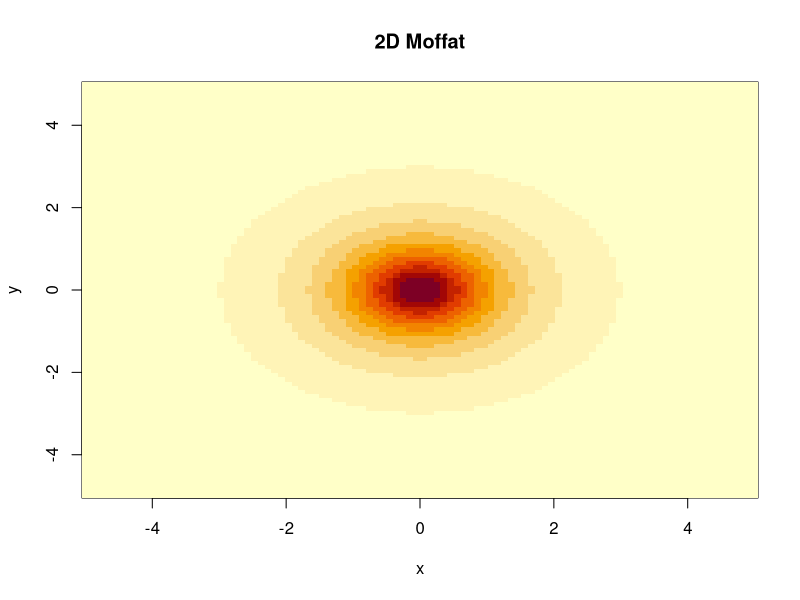
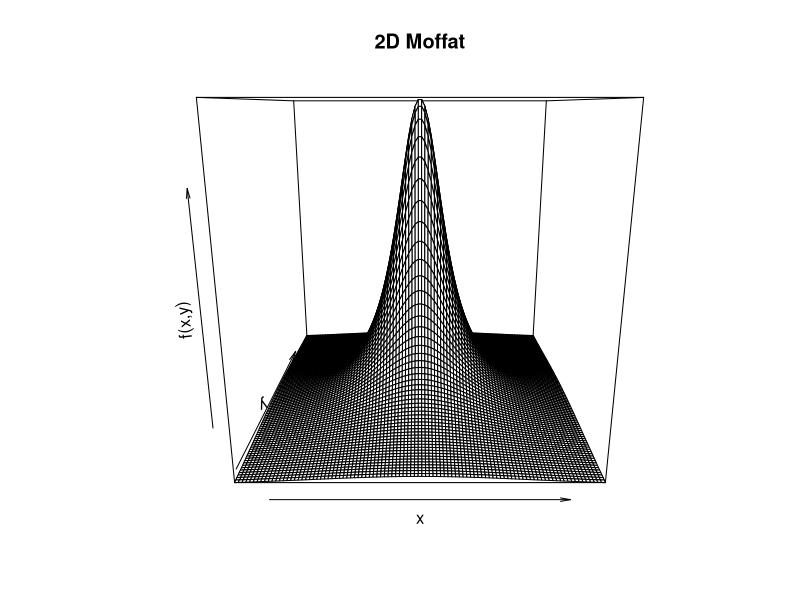
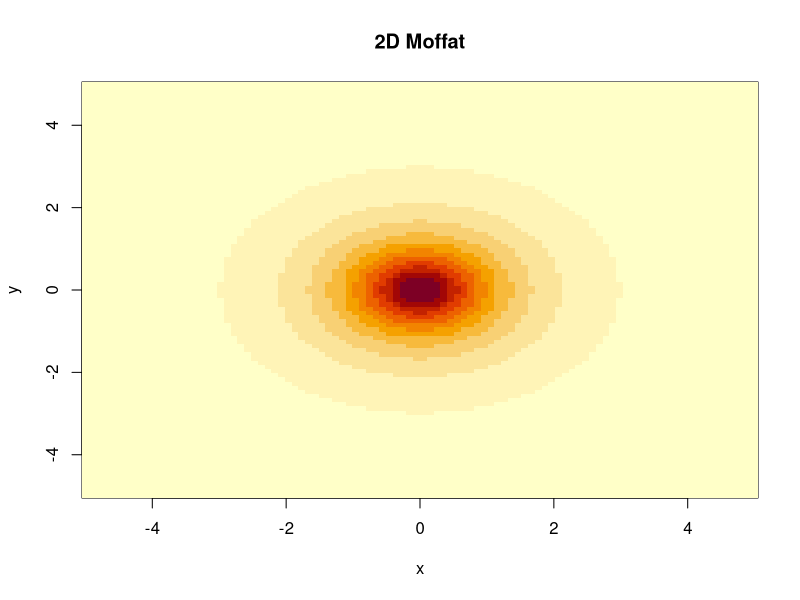
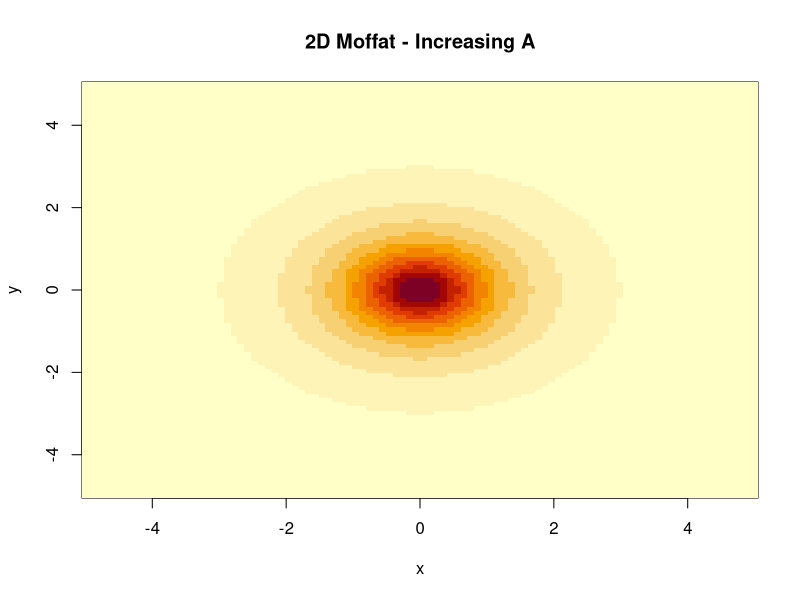
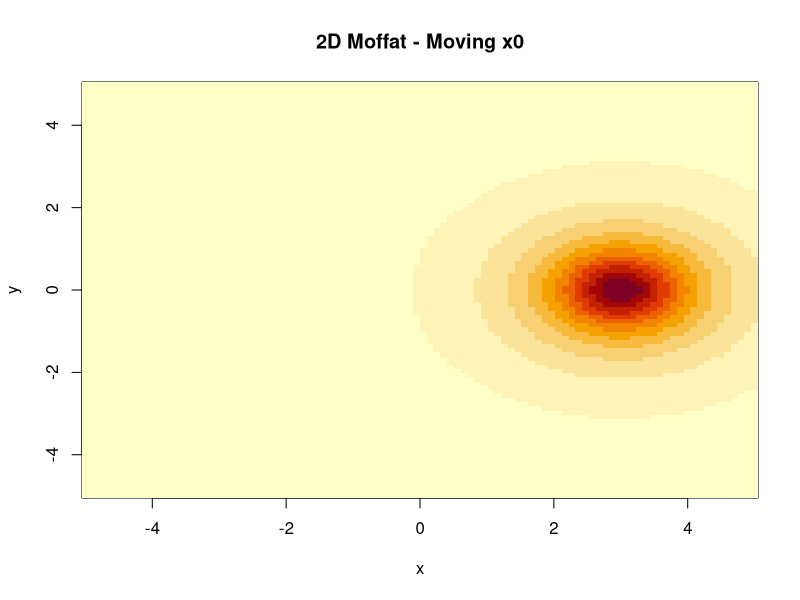
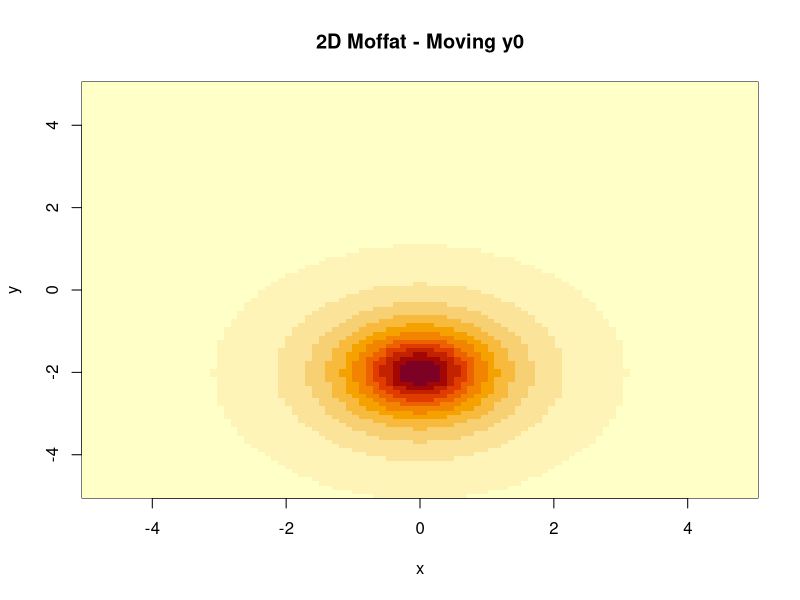
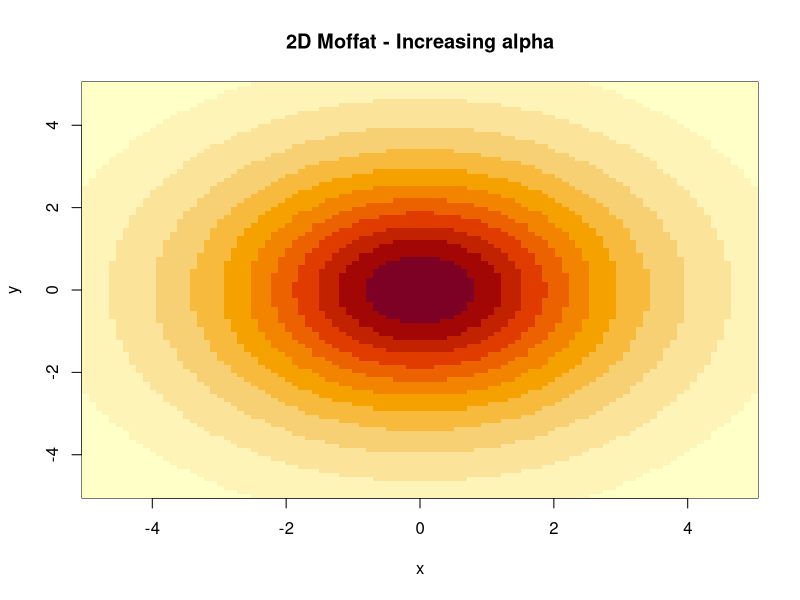
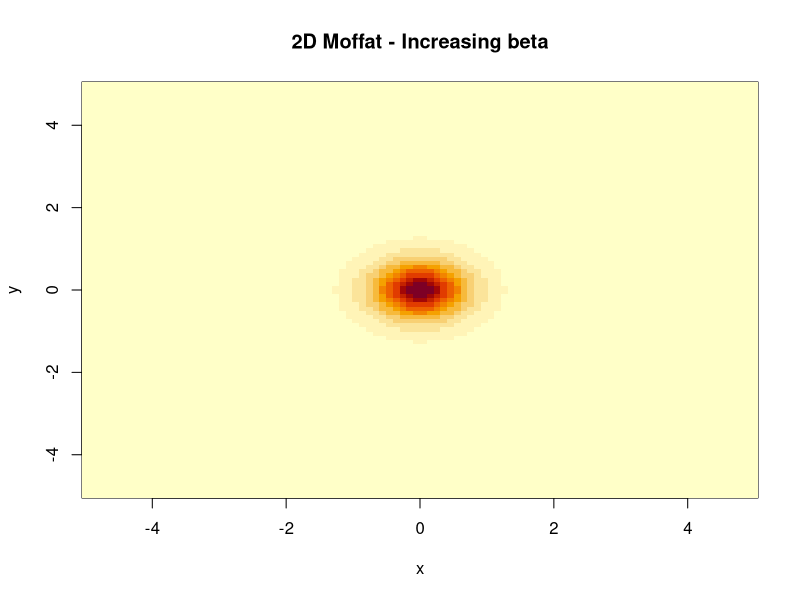

Recreate these plots in R, in order. (Note: this script raises an error after producing the figures.)
## ---- chunk 1
knitr::opts_chunk$set(echo = TRUE)
## ---- chunk 2
Moffat2D <- function(grid, parameters){
  x <- grid[[1]]
  y <- grid[[2]]
  
  amplitude <- parameters[[1]]
  x0 <- parameters[[2]]
  y0 <- parameters[[3]]
  alpha <- parameters[[4]]
  beta <- parameters[[5]]
  
  amplitude*(1+((x - x0)^2 + (y - y0)^2)/alpha^2)^(-beta)
}

#grid of variables
xRange <- seq(-5, 5, length = 100)
yRange <- seq(-5, 5, length = 100)
grid <- expand.grid(x = xRange, y = yRange)

#Dummy parameters
dummyParams <- c(amplitude = 1, x0 = 0, y0 = 0, alpha = 1, beta = 1)

z <- Moffat2D(grid, dummyParams)
zMatrix <- matrix(z, nrow = length(xRange), ncol = length(yRange))

image(xRange, yRange, zMatrix, xlab = "x", ylab = "y", main = "2D Moffat")
persp(xRange, yRange, zMatrix, xlab = "x", ylab = "y", zlab = "f(x,y)", main = "2D Moffat")
## ---- chunk 3
#baseline of 1,0,0,1,1
dummyParams <- c(amplitude = 1, x0 = 0, y0 = 0, alpha = 1, beta = 1)
dummyParams1 <- c(amplitude = 4, x0 = 0, y0 = 0, alpha = 1, beta = 1)
dummyParams2 <- c(amplitude = 1, x0 = 3, y0 = 0, alpha = 1, beta = 1)
dummyParams3 <- c(amplitude = 1, x0 = 0, y0 = -2, alpha = 1, beta = 1)
dummyParams4 <- c(amplitude = 1, x0 = 0, y0 = 0, alpha = 3, beta = 1)
dummyParams5 <- c(amplitude = 1, x0 = 0, y0 = 0, alpha = 1, beta = 2.6)

#baseline plot
z <- Moffat2D(grid, dummyParams)
zMatrix <- matrix(z, nrow = length(xRange), ncol = length(yRange))
image(xRange, yRange, zMatrix, xlab = "x", ylab = "y", main = "2D Moffat")

#increasing amplitude
z1 <- Moffat2D(grid, dummyParams1)
z1Matrix <- matrix(z, nrow = length(xRange), ncol = length(yRange))
image(xRange, yRange, z1Matrix, xlab = "x", ylab = "y", main = "2D Moffat - Increasing A")

#moving x0
z2 <- Moffat2D(grid, dummyParams2)
z2Matrix <- matrix(z2, nrow = length(xRange), ncol = length(yRange))
image(xRange, yRange, z2Matrix, xlab = "x", ylab = "y", main = "2D Moffat - Moving x0")

#moving y0
z3 <- Moffat2D(grid, dummyParams3)
z3Matrix <- matrix(z3, nrow = length(xRange), ncol = length(yRange))
image(xRange, yRange, z3Matrix, xlab = "x", ylab = "y", main = "2D Moffat - Moving y0")

#Increasing alpha
z4 <- Moffat2D(grid, dummyParams4)
z4Matrix <- matrix(z4, nrow = length(xRange), ncol = length(yRange))
image(xRange, yRange, z4Matrix, xlab = "x", ylab = "y", main = "2D Moffat - Increasing alpha")

#Increasing beta
z5<- Moffat2D(grid, dummyParams5)
z5Matrix <- matrix(z5, nrow = length(xRange), ncol = length(yRange))
image(xRange, yRange, z5Matrix, xlab = "x", ylab = "y", main = "2D Moffat - Increasing beta")

persp(xRange, yRange, zMatrix, xlab = "x", ylab = "y", main = "2D Moffat")
persp(xRange, yRange, z1Matrix, xlab = "x", ylab = "y", main = "2D Moffat - Increasing A")
## ---- chunk 4
NLL <- function(grid, parameters){
  predictedDens <- Moffat2D(grid, parameters)
  return(-sum(log(predictedDens)))
}
## ---- chunk 5
#changing the value of the amplitude
amplitude <- seq(0.25, 5, by = 0.25)

i <- 1
changingA <- vector("numeric", length = 20)

while(i<=20){
  parameters <- c(amplitude[[i]], 1, 1, 1, 1)
  grid <- c(0,0)
  changingA[i] <- (NLL(grid, parameters))
  i <- i+1
}

#changing the value of x0
x0 <- seq(-5, 5, by = 0.5)

i <- 1
changingx0 <- vector("numeric", length = 21)

while(i<=21){
  parameters <- c(1, x0[[i]], 1, 1, 1)
  grid <- c(0,0)
  changingx0[i] <- (NLL(grid, parameters))
  i <- i+1
}

#changing the value of y0
y0 <- seq(-5, 5, by = 0.5)

i <- 1
changingy0 <- vector("numeric", length = 21)

while(i<=21){
  parameters <- c(1, 1, y0[[i]], 1, 1)
  grid <- c(0,0)
  changingy0[i] <- (NLL(grid, parameters))
  i <- i+1
}

#changing the value of alpha
alpha <- seq(0.25, 10, by = 0.25)

i <- 1
changingAlpha <- vector("numeric", length = 40)

while(i<=40){
  parameters <- c(1, 1, 1, alpha[[i]], 1)
  grid <- c(0,0)
  changingAlpha[i] <- (NLL(grid, parameters))
  i <- i+1
}

#changing the value of beta
beta <- seq(0.25, 10, by = 0.25)

i <- 1
changingBeta <- vector("numeric", length = 40)

while(i<=40){
  parameters <- c(1, 1, 1, 1, beta[[i]])
  grid <- c(0,0)
  changingBeta[i] <- (NLL(grid, parameters))
  i <- i+1
}

par(mfrow = c(2,3))
plot(amplitude, changingA, type = "l", xlab = "Amplitude", ylab = "Negative Log Likelihood")
plot(x0, changingx0, type = "l", xlab = "x0", ylab = "Negative Log Likelihood")
plot(y0, changingy0, type = "l", xlab = "x0", ylab = "Negative Log Likelihood")
plot(alpha, changingAlpha, type = "l", xlab = "Alpha", ylab = "Negative Log Likelihood")
plot(beta, changingBeta, type = "l", xlab = "Beta", ylab = "Negative Log Likelihood")
## ---- chunk 6
Moffat2DPDF <- function(parameters, x, y){
  x0 <- parameters[[1]]
  y0 <- parameters[[2]]
  alpha <- parameters[[3]]
  beta <- parameters[[4]]
  
  alpha <- pmax(alpha, 1e-6)
  beta <- pmax(beta, 1 + 1e-6)
  
  ((beta-1)/(pi*alpha^2))*(1+((x - x0)^2 + (y - y0)^2)/alpha^2)^(-beta)
}

library(pracma)
#Test 1
T1Params <- c(x0 = 1, y0 = 4, alpha = 0.4, beta = 2)
MoffatIntegral2D1 <- integral2(Moffat2DPDF, xmin = -100, xmax = 100, ymin = -100, ymax = 100, parameters = T1Params)[[1]]
MoffatIntegral2D1

#Test 2
T2Params <- c(x0 = -3, y0 = 7, alpha = 1.2, beta = 1.3)
MoffatIntegral2D2 <- integral2(Moffat2DPDF, xmin = -100, xmax = 100, ymin = -100, ymax = 100, parameters = T2Params)[[1]]
MoffatIntegral2D2

#Test 3
T3Params <- c(x0 = 4, y0 = 0, alpha = 3, beta = 2.4)
MoffatIntegral2D3 <- integral2(Moffat2DPDF, xmin = -100, xmax = 100, ymin = -100, ymax = 100, parameters = T3Params)[[1]]
MoffatIntegral2D3
## ---- chunk 7
xRange <- seq(-20, 20, length = 200)
yRange <- seq(-20, 20, length = 200)
grid <- expand.grid(xRange, yRange)

A1 <- (T1Params[[4]]-1)/(pi * T1Params[[3]])
zT1 <- Moffat2D(grid, parameters = c(A1, T1Params))
zT1Matrix <- matrix(zT1, nrow = length(xRange), ncol = length(yRange))
image(xRange, yRange, zT1Matrix)

A2 <- (T2Params[[4]]-1)/(pi * T2Params[[3]])
zT2 <- Moffat2D(grid, parameters = c(A2, T2Params))
zT2Matrix <- matrix(zT2, nrow = length(xRange), ncol = length(yRange))
image(xRange, yRange, zT2Matrix)

A3 <- (T3Params[[4]]-1)/(pi * T3Params[[3]])
zT3 <- Moffat2D(grid, parameters = c(A3, T3Params))
zT3Matrix <- matrix(zT3, nrow = length(xRange), ncol = length(yRange))
image(xRange, yRange, zT3Matrix)

## ---- chunk 8
NLL2D <- function(parameters, x, y){
  predictedDens <- Moffat2DPDF(parameters, x, y)
  return(-sum(log(predictedDens)))
}
## ---- chunk 9
deriv2DNLL <- function(parameters, x, y){
  x0 <- parameters[[1]]
  y0 <- parameters[[2]]
  alpha <- parameters[[3]]
  beta <- parameters[[4]]
  
 dx0 <- -sum((2*beta*(x-x0))/(alpha^2 + (x-x0)^2 + (y-y0)^2))
 dy0 <- -sum((2*beta*(y-y0))/(alpha^2 + (x-x0)^2 + (y-y0)^2))
 dAlpha <- 2*sum(1/alpha + (beta*((x-x0)^2 + (y-y0)^2))/(alpha^3 + alpha*((x-x0)^2 + (y-y0)^2)))
 dBeta <- -sum(1/beta - log(1+((x-x0)^2 + (y-y0)^2)/alpha^2))
  
  return(c(dx0, dy0, dAlpha, dBeta))
}
## ---- chunk 10
mean(POI1$x)
mean(POI1$y)
## ---- chunk 11
initGuess <- c(x0 = mean(POI1$x), y0 = mean(POI1$y), alpha = 1, beta = 2)
lowerBounds <- c(0, 0, 1e-6, 1+1e-6)

resultPOI1 <- optim(par = initGuess, fn = NLL2D, gr = deriv2DNLL, x = POI1$x, y = POI1$y, method = "L-BFGS-B", lower = lowerBounds)
resultPOI1
optimPOI1Par <- resultPOI1$par
optimPOI1Par
## ---- chunk 12
xRange <- seq(4160, 4180, length = 100)
yRange <- seq(4180, 4200, length = 100)
grid <- expand.grid(x = xRange, y = yRange)

amplitude <- (optimPOI1Par[[4]]-1)/(pi*optimPOI1Par[[3]]^2)
parameters <- c(amplitude, optimPOI1Par)

zPOI1<- Moffat2D(grid, parameters)
zPOI1Matrix <- matrix(zPOI1, nrow = length(xRange), ncol = length(yRange))
par(pty = "s")
image(xRange, yRange, zPOI1Matrix, xlab = "x", ylab = "y", main = "2D Moffat")

model <- ggplot(POI1, aes(x,y)) +
  geom_pointdensity(adjust = 0.05, size = 0.1, shape = "1") + 
  scale_color_viridis(direction = -1, option = "B", trans = "log", breaks = c(10, 100, 1000)) + 
  coord_fixed()

contours <- ggplot(grid, aes(x = x, y = y)) + 
  stat_contour(aes(z = zPOI1), bins = 10) +
  coord_fixed()

ggMarginal(model, type = "histogram")
contours
## ---- chunk 13
contourData <- ggplot_build(contours)$data[[1]] #extracting the contours (from the optimised function)
combined <- model + geom_path(data = contourData, aes(x = x, y = y, group = group), color = "red", alpha = 0.5)
combined
## ---- chunk 14
#refiltering the POI1
POI1ZOOM <- POI1 %>%
  filter(x>4167 & x<4177 & y>4183 & y<4193)

#creating a point density plot
modelZoomedInPOI1 <- ggplot(POI1ZOOM, aes(x,y)) +
  geom_pointdensity(adjust = 0.05, size = 0.1, shape = "1") + 
  scale_color_viridis(direction = -1, option = "B", trans = "log", breaks = c(10, 100, 1000)) + 
  coord_fixed()

contourData <- ggplot_build(contours)$data[[1]]

#combining the contour plot and the point density plot
combined <- modelZoomedInPOI1 + geom_path(data = contourData, aes(x = x, y = y, group = group), color = cbPalette[5], alpha = 1, linewidth= 0.3)

#viewing
ggMarginal(combined, type = "histogram")

#plotting contours on the raw data
ggplot(POI1ZOOM, aes(x,y)) +
  geom_point(size = 0.2) + 
  geom_path(data = contourData, aes(x = x, y = y, group = group), color = cbPalette[2], alpha = 1) +
  coord_fixed()
## ---- chunk 15
mean(POI2$x)
mean(POI2$y)
## ---- chunk 16
initGuess <- c(x0 = 4115.227, y0 = 4052.706, alpha = 1, beta = 2)

result2D <- optim(par = initGuess, fn = NLL2D, gr = deriv2DNLL, x = POI2$x, y = POI2$y, method = "L-BFGS-B", lower = lowerBounds)
result2D
optimPOI2Par <- result2D$par
optimPOI2Par
## ---- chunk 17
xRange <- seq(4110, 4120, length = 100)
yRange <- seq(4045, 4055, length = 100)
grid <- expand.grid(x = xRange, y = yRange)

amplitude <- (optimPOI2Par[[4]]-1)/(pi*optimPOI2Par[[3]]^2)
parameters <- c(amplitude, optimPOI2Par)

zPOI2<- Moffat2D(grid, parameters)
zPOI2Matrix <- matrix(zPOI2, nrow = length(xRange), ncol = length(yRange))
par(pty = "s")
image(xRange, yRange, zPOI2Matrix, xlab = "x", ylab = "y", main = "2D Moffat")
## ---- chunk 18
xRange <- seq(4110, 4120, length = 100)
yRange <- seq(4045, 4055, length = 100)
data <- expand.grid(x = xRange, y = yRange)

model <- ggplot(POI2, aes(x,y)) +
  geom_pointdensity(adjust = 0.05, size = 0.1, shape = "1") + 
  scale_color_viridis(direction = -1, option = "B", trans = "log", breaks = c(10, 100, 1000)) + 
  coord_fixed()

contours <- ggplot(data, aes(x = x, y = y)) + 
  stat_contour(aes(z = zPOI2), bins = 10) +
  coord_fixed()

ggMarginal(model, type = "histogram")
contours
## ---- chunk 19
contourData <- ggplot_build(contours)$data[[1]]

combined <- model + geom_path(data = contourData, aes(x = x, y = y, group = group), color = "red", alpha = 0.5)

combined
## ---- chunk 20
#refiltering the POI2
POI2ZOOM <- POI2 %>%
  filter(x>4110 & x<4120 & y>4048 & y<4058)

#creating a point density plot
modelZoomedInPOI2 <- ggplot(POI2ZOOM, aes(x,y)) +
  geom_pointdensity(adjust = 0.05, size = 0.1, shape = "1") + 
  scale_color_viridis(direction = -1, option = "B", trans = "log", breaks = c(10, 100, 1000)) + 
  coord_fixed()

contourData <- ggplot_build(contours)$data[[1]]

#combining the contour plot and the point density plot
combined <- modelZoomedInPOI2 + geom_path(data = contourData, aes(x = x, y = y, group = group), color = cbPalette[5], alpha = 1, linewidth= 0.3)

#viewing
ggMarginal(combined, type = "histogram")

#plotting contours on the raw data
ggplot(POI2ZOOM, aes(x,y)) +
  geom_point(size = 0.2) + 
  geom_path(data = contourData, aes(x = x, y = y, group = group), color = cbPalette[2], alpha = 1) +
  coord_fixed()
## ---- chunk 21
celestialSource1 <- T5 %>%
  filter(x>4030 & x<4050 & y>4060 & y<4080)
celestialSource2 <- T5 %>%
  filter(x>4070 & x<4080 & y>4100 & y<4110)
celestialSource3 <- T5 %>%
  filter(x>4070 & x<4080 & y>4150 & y<4160)
## ---- chunk 22
ggplot(celestialSource1, aes(x,y)) +
  geom_pointdensity(adjust = 0.05, size = 0.1, shape = "1") + 
  scale_color_viridis(direction = -1, option = "B", trans = "log", breaks = c(5, 25, 125)) + 
  coord_fixed()
ggplot(celestialSource2, aes(x,y)) +
  geom_pointdensity(adjust = 0.05, size = 0.1, shape = "1") + 
  scale_color_viridis(direction = -1, option = "B", trans = "log", breaks = c(5, 25, 125)) + 
  coord_fixed()
ggplot(celestialSource3, aes(x,y)) +
  geom_pointdensity(adjust = 0.05, size = 0.1, shape = "1") + 
  scale_color_viridis(direction = -1, option = "B", trans = "log", breaks = c(5, 25, 125)) + 
  coord_fixed()
## ---- chunk 23
mean(celestialSource1$x)
mean(celestialSource1$y)
## ---- chunk 24
initGuess <- c(x0 = 4039.865, y0 = 4071.066, alpha = 1, beta = 2)
lowerBounds <- c(0, 0, 1e-6, 1+1e-6)

result2D <- optim(par = initGuess, fn = NLL2D, gr = deriv2DNLL, x = celestialSource1$x, y = celestialSource1$y, method = "L-BFGS-B", lower = lowerBounds)
optimCS1Par <- result2D$par
optimCS1Par
## ---- chunk 25
xRange <- seq(4030, 4050, length = 100)
yRange <- seq(4060, 4080, length = 100)
grid <- expand.grid(x = xRange, y = yRange)

amplitude <- (optimCS1Par[[4]]-1)/(pi*optimCS1Par[[3]]^2)
parameters <- c(amplitude, optimCS1Par)

zCS1<- Moffat2D(grid, parameters)
zCS1Matrix <- matrix(zCS1, nrow = length(xRange), ncol = length(yRange))
par(pty = "s")
image(xRange, yRange, zCS1Matrix, xlab = "x", ylab = "y", main = "2D Moffat")
## ---- chunk 26
xRange <- seq(4030, 4050, length = 100)
yRange <- seq(4060, 4080, length = 100)
datac1 <- expand.grid(x = xRange, y = yRange)

model <- ggplot(celestialSource1, aes(x,y)) +
  geom_pointdensity(adjust = 0.05, size = 0.1, shape = "1") + 
  scale_color_viridis(direction = -1, option = "B", trans = "log", breaks = c(4, 16, 64)) + 
  coord_fixed()

contours <- ggplot(datac1, aes(x = x, y = y)) + 
  stat_contour(aes(z = zCS1), bins = 10) +
  coord_fixed()

ggMarginal(model, type = "histogram")
contours
## ---- chunk 27
contourData <- ggplot_build(contours)$data[[1]]
combined <- model + geom_path(data = contourData, aes(x = x, y = y, group = group), color = "red", alpha = 0.5)
combined
## ---- chunk 28
#refiltering Celestial Source 1
CS1ZOOM <- celestialSource1 %>%
  filter(x>4035 & x<4045 & y>4070 & y<4080)

#creating a point density plot
modelZoomedInCS1 <- ggplot(CS1ZOOM, aes(x,y)) +
  geom_pointdensity(adjust = 0.05, size = 0.1, shape = "1") + 
  scale_color_viridis(direction = -1, option = "B", trans = "log", breaks = c(10, 100, 1000)) + 
  coord_fixed()

contourData <- ggplot_build(contours)$data[[1]]

#combining the contour plot and the point density plot
combined <- modelZoomedInCS1 + geom_path(data = contourData, aes(x = x, y = y, group = group), color = cbPalette[5], alpha = 1, linewidth= 0.3)

#viewing
ggMarginal(combined, type = "histogram")

#plotting contours on the raw data
ggplot(CS1ZOOM, aes(x,y)) +
  geom_point(size = 0.2) + 
  geom_path(data = contourData, aes(x = x, y = y, group = group), color = cbPalette[2], alpha = 1) +
  coord_fixed()
## ---- chunk 29
mean(celestialSource2$x)
mean(celestialSource2$y)
## ---- chunk 30
initGuess <- c(x0 = 4073.925, y0 = 4105.563, alpha = 1, beta = 2)
lowerBounds <- c(0, 0, 1e-6, 1+1e-6)

result2D <- optim(par = initGuess, fn = NLL2D, gr = deriv2DNLL, x = celestialSource2$x, y = celestialSource2$y, method = "L-BFGS-B", lower = lowerBounds)
optimCS2Par <- result2D$par
optimCS2Par
## ---- chunk 31
xRange <- seq(4070, 4080, length = 100)
yRange <- seq(4100, 4110, length = 100)
grid <- expand.grid(x = xRange, y = yRange)

amplitude <- (optimCS2Par[[4]]-1)/(pi*optimCS1Par[[3]]^2)
parameters <- c(amplitude, optimCS2Par)

zCS2<- Moffat2D(grid, parameters)
zCS2Matrix <- matrix(zCS2, nrow = length(xRange), ncol = length(yRange))
par(pty = "s")
image(xRange, yRange, zCS2Matrix, xlab = "x", ylab = "y", main = "2D Moffat")
## ---- chunk 32
xRange <- seq(4070, 4080, length = 100)
yRange <- seq(4100, 4110, length = 100)
datacs2 <- expand.grid(x = xRange, y = yRange)

model <- ggplot(celestialSource2, aes(x,y)) +
  geom_pointdensity(adjust = 0.05, size = 0.1, shape = "1") + 
  scale_color_viridis(direction = -1, option = "B", trans = "log", breaks = c(5, 25, 125)) + 
  coord_fixed()

contours <- ggplot(datacs2, aes(x = x, y = y)) + 
  stat_contour(aes(z = zCS2), bins = 10) +
  coord_fixed()

ggMarginal(model, type = "histogram")
contours
## ---- chunk 33
contourData <- ggplot_build(contours)$data[[1]]
combined <- model + geom_path(data = contourData, aes(x = x, y = y, group = group), color = "red", alpha = 0.5)
combined
## ---- chunk 34
#plotting contours on the raw data
ggplot(celestialSource2, aes(x,y)) +
  geom_point(size = 0.2) + 
  geom_path(data = contourData, aes(x = x, y = y, group = group), color = cbPalette[2], alpha = 1) +
  coord_fixed()
## ---- chunk 35
mean(celestialSource3$x)
mean(celestialSource3$y)
## ---- chunk 36
initGuess <- c(x0 = 4074.631, y0 = 4156.233, alpha = 1, beta = 2)
lowerBounds <- c(0, 0, 1e-6, 1+1e-6)

result2D <- optim(par = initGuess, fn = NLL2D, gr = deriv2DNLL, x = celestialSource3$x, y = celestialSource3$y, method = "L-BFGS-B", lower = lowerBounds)
optimCS3Par <- result2D$par
optimCS3Par
## ---- chunk 37
xRange <- seq(4070, 4080, length = 100)
yRange <- seq(4150, 4160, length = 100)
grid <- expand.grid(x = xRange, y = yRange)

amplitude <- (optimCS3Par[[4]]-1)/(pi*optimCS1Par[[3]]^2)
parameters <- c(amplitude, optimCS3Par)

zCS3<- Moffat2D(grid, parameters)
zCS3Matrix <- matrix(zCS3, nrow = length(xRange), ncol = length(yRange))
par(pty = "s")
image(xRange, yRange, zCS3Matrix, xlab = "x", ylab = "y", main = "2D Moffat")
## ---- chunk 38
xRange <- seq(4070, 4080, length = 100)
yRange <- seq(4150, 4160, length = 100)
datac1 <- expand.grid(x = xRange, y = yRange)

model <- ggplot(celestialSource3, aes(x,y)) +
  geom_pointdensity(adjust = 0.05, size = 0.1, shape = "1") + 
  scale_color_viridis(direction = -1, option = "B", trans = "log", breaks = c(5, 25, 125)) + 
  coord_fixed()

contours <- ggplot(datac1, aes(x = x, y = y)) + 
  stat_contour(aes(z = zCS3), bins = 10) +
  coord_fixed()

ggMarginal(model, type = "histogram")
contours
## ---- chunk 39
contourData <- ggplot_build(contours)$data[[1]]
combined <- model + geom_path(data = contourData, aes(x = x, y = y, group = group), color = "red", alpha = 0.5)
combined
## ---- chunk 40
#viewing
ggMarginal(combined, type = "histogram")

#plotting contours on the raw data
ggplot(celestialSource3, aes(x,y)) +
  geom_point(size = 0.2) + 
  geom_path(data = contourData, aes(x = x, y = y, group = group), color = cbPalette[2], alpha = 1) +
  coord_fixed()
